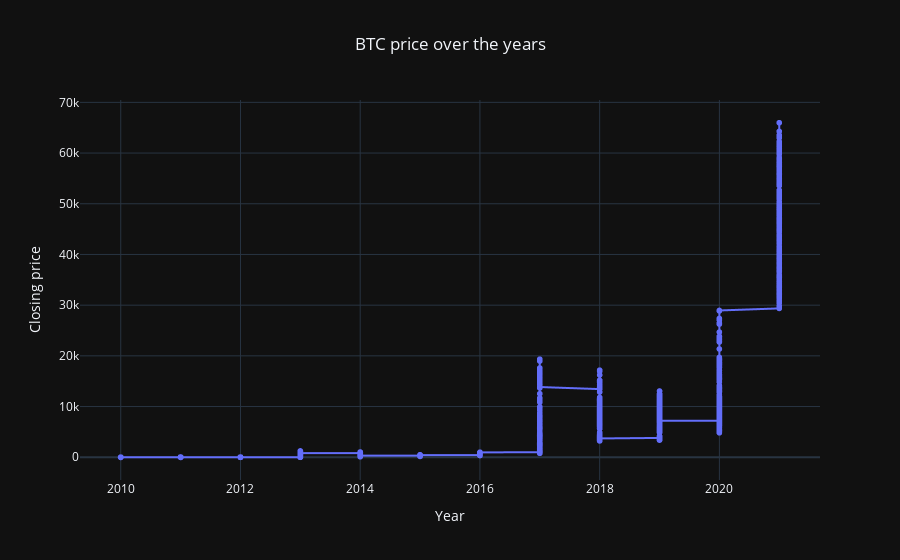

Notebook cell for this chart:
### Code cell
fig = px.line(data, x="Year", y="Close", title='BTC price over the years',text='Year')
fig.update_traces(textposition="bottom right")
fig.update_layout(template='plotly_dark',
    yaxis_title='Closing price',
    hovermode="x",title_x=0.5
)
fig.show()

### Figure 1 — Plotly figure (JSON) as saved in the notebook; plotly's stock layout.template omitted (floating-point values rounded to 4 significant figures; data arrays with more than 128 entries replaced by an {"elided": "..."} marker saying what was removed)
{"data": [{"hovertemplate": "Year=%{text}<br>Close=%{y}<extra></extra>", "legendgroup": "", "line": {"color": "#636efa", "dash": "solid"}, "marker": {"symbol": "circle"}, "mode": "lines+text+markers", "name": "", "showlegend": false, "text": {"elided": "4126 int values"}, "textposition": "bottom right", "type": "scattergl", "x": {"elided": "4126 int values"}, "xaxis": "x", "y": {"elided": "4126 float values"}, "yaxis": "y"}], "layout": {"hovermode": "x", "legend": {"tracegroupgap": 0}, "title": {"text": "BTC price over the years", "x": 0.5}, "xaxis": {"anchor": "y", "domain": [0, 1], "title": {"text": "Year"}}, "yaxis": {"anchor": "x", "domain": [0, 1], "title": {"text": "Closing price"}}}}
